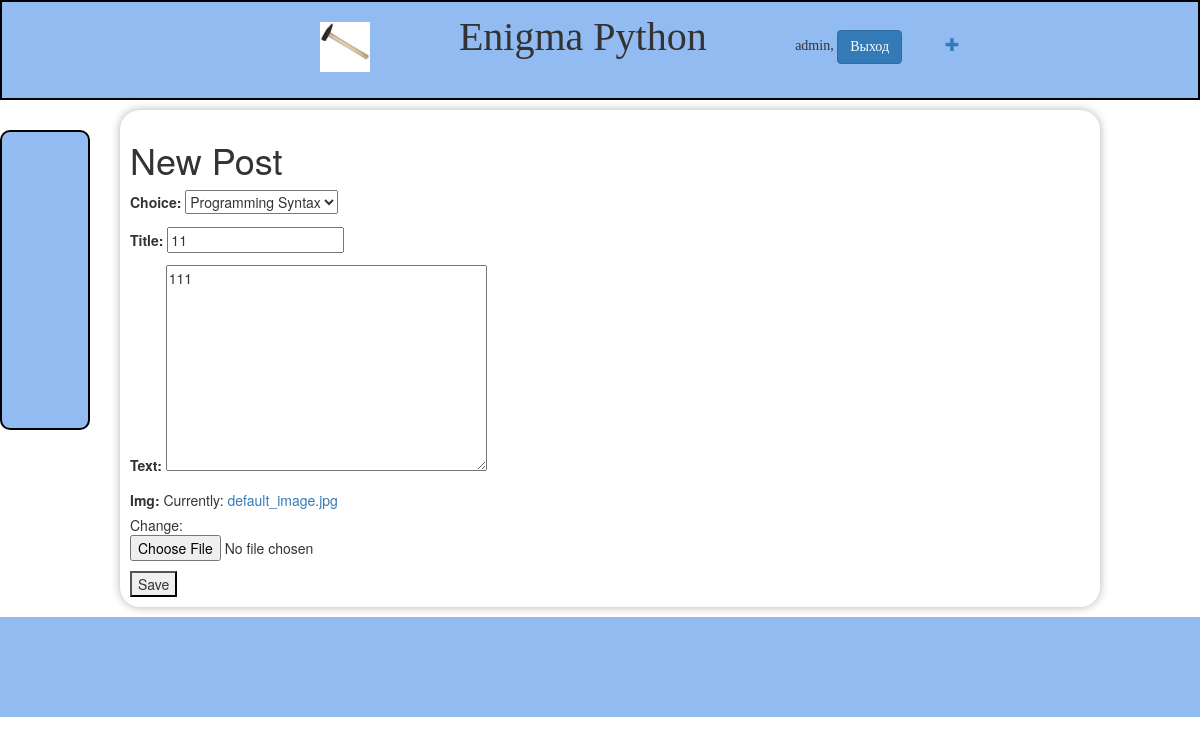
Screenshot of /post/9/edit/ (signed in) with the database file from the repository.
### coolsite/models.py (models this page shows, shortened)
class Post(models.Model):
    AUTHOR_CHOICES = (
        ('ML', 'Machine Learning'),
        ('Web', 'Web Development'),
        ('Syntax', 'Programming Syntax'),
        ('Book', 'Book Reviews'),
    )
    author = models.ForeignKey(settings.AUTH_USER_MODEL, on_delete=models.CASCADE)
    choice = models.CharField(max_length=10, choices=AUTHOR_CHOICES, default='Syntax')
    title = models.CharField(max_length=200)
    text = models.TextField()
    img = models.ImageField(upload_to='images/', default='default_image.jpg')
    created_date = models.DateTimeField(default=timezone.now)
    published_date = models.DateTimeField(blank=True, null=True)

### coolsite/views.py (the view)
# urls.py: path('post/<pk>/edit/', views.post_edit, name='post_edit'),
@login_required
def post_edit(request, pk):
    post = get_object_or_404(Post, pk=pk)
    if request.method == 'POST':
        form = PostForm(request.POST, instance=post)
        if form.is_valid():
            form.save()
            return redirect('home')
    else:
        form = PostForm(instance=post)
    return render(request, 'blog/post_edit.html', {'form': form})

### coolsite/forms.py
class PostForm(forms.ModelForm):
    class Meta:
        model = Post
        fields = ('choice', 'title', 'text', 'img', )

### coolsite/templates/blog/post_edit.html (shortened to what this page needs)
{% extends 'base.html' %}
{% block content %}
<h1>New Post</h1>
<form method="POST" enctype="multipart/form-data">
    {{ form.as_p }}
    <button type="submit">Save</button>
</form>
{% endblock %}

### coolsite/templates/blog/menu.html (shortened to what this page needs)
{% load static %}
<div class="menu">
    <nav>
      <ul>
          <li><a href={% url 'home' %} class="logo">
            <img src="{% static 'img/icon.png' %}" alt="Логотип">
            </a></li>
          <li class="logo-txt">Enigma Python</li>
          {% if user.is_authenticated %}
          <li>{{ user.username }}, <a href="{% url 'account_logout' %}" class="btn btn-primary" > Выход </a> </li>
          <a href="{% url 'post_new' %}" class="top-menu"><span class="glyphicon glyphicon-plus"></span></a>
          {% else %}
          <li><a href="{% url 'account_login' %}" class="btn btn-primary" >Вход </a>
              <a href="{% url 'account_signup' %}" class="btn btn-primary" > Регистрация</a>
          {% endif %}
      </ul>
    </nav>
</div>
<div class="menu-left">
</div>

### coolsite/static/css/coolsite.css (style rules this page uses)
body { height: 100%; margin: 0; }

### coolsite/static/css/menu.css (style rules this page uses)
.menu { background-color: #92bbf1; width: 100%; height: 100px; font-family: 'Lobster'; display: flex; align-items: center; justify-content: center; border: 2px solid black; }
.menu nav { text-align: center; }
.menu nav ul { list-style-type: none; }
.menu nav li { margin-right: 40px; display: inline; margin-left: 40px; margin-top: 20px; }
.menu nav a { text-decoration: none; }
.logo { display: inline-block; margin-bottom: 10px; }
.logo img { max-width: 50px; height: 50px; }
.logo-txt { font-size: 40px; border-radius: 4px; padding: 5px; }
.menu-left { padding: 5px; background-color: #92bbf1; margin-top: 30px; width: 90px; height: 300px; position: fixed; border: 2px solid black; border-radius: 10px; }

### rows the page displays
Post: choice "Programming Syntax", title "11", text "111"

### other values shown
{{ user.username }} "admin"
